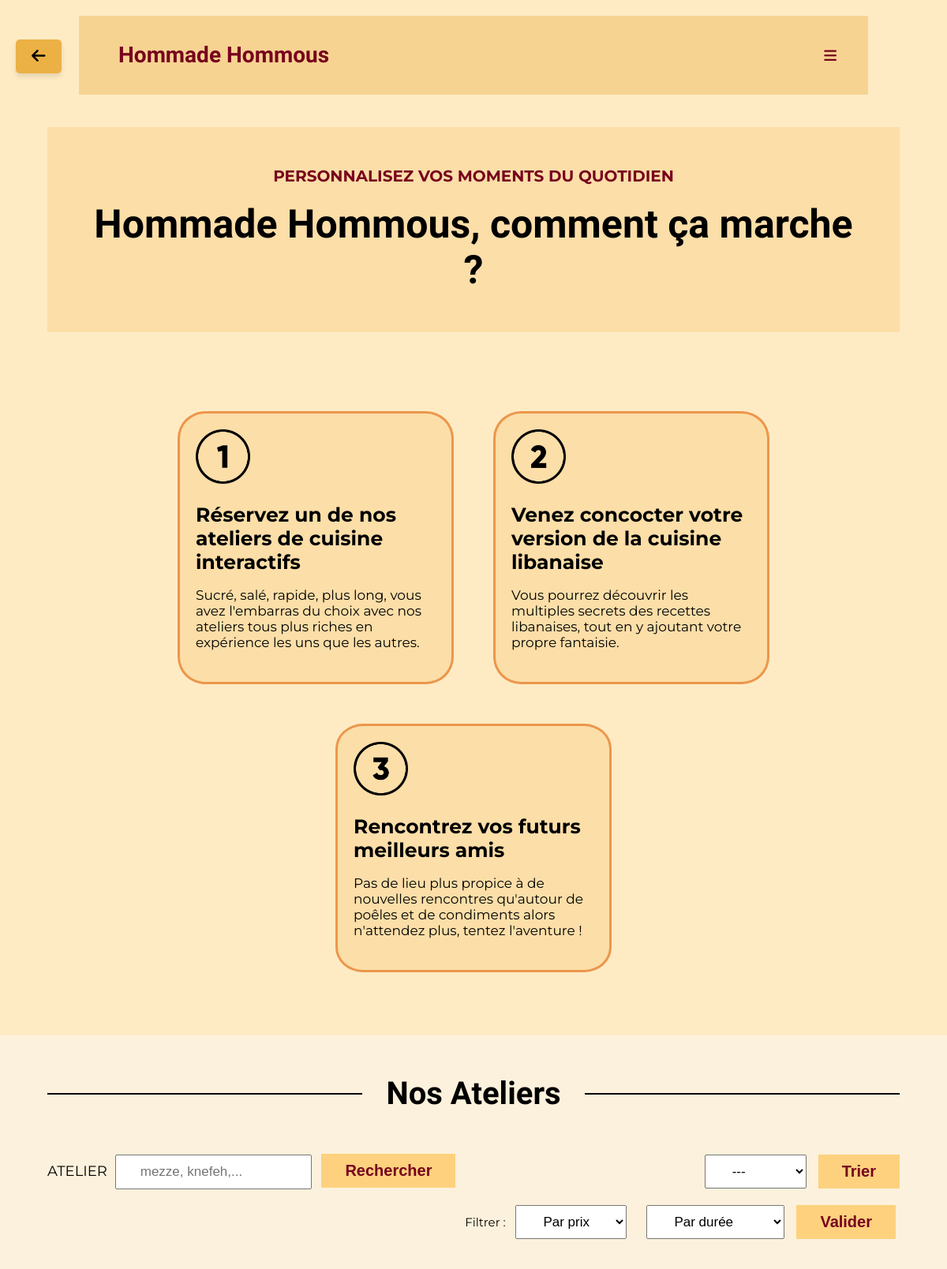
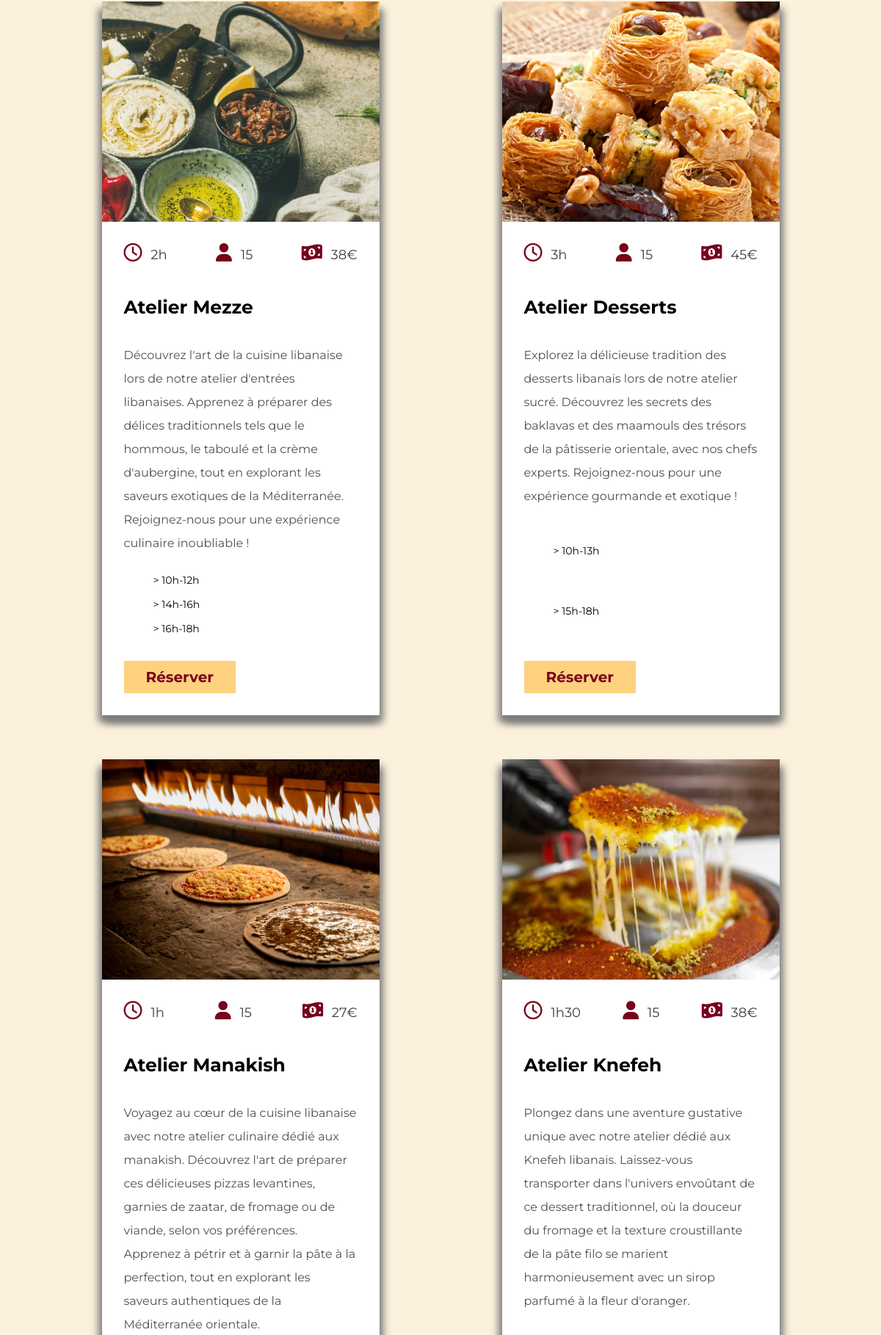
The app's page /concept.php (upper part) with its own data (2 pictures, top to bottom).
### tables this page shows
CREATE TABLE `hh_atelier` (
  `id_atelier` int(11) NOT NULL,
  `description` text NOT NULL,
  `activité` varchar(255) NOT NULL,
  `img` varchar(255) NOT NULL,
  `duree` varchar(255) NOT NULL,
  `prix` varchar(255) NOT NULL,
  `capacite` int(11) NOT NULL,
  `nom_img` varchar(30) NOT NULL,
  `resume` varchar(255) NOT NULL
);

CREATE TABLE `hh_calendrier` (
  `id_cd` bigint(20) NOT NULL,
  `heure` varchar(20) NOT NULL,
  `fk_atelier` int(11) NOT NULL
);

### concept.php (the view, shortened to what this page needs)
<?php
require 'connexion.php';
$sql = "SELECT hh_atelier.* FROM hh_atelier
        LEFT JOIN hh_calendrier ON hh_atelier.id_atelier = hh_calendrier.fk_atelier
        WHERE 1=1";
$params = array();
$sql .= " GROUP BY hh_atelier.id_atelier";
$sth = $db->prepare($sql);
$sth->execute($params);
$results = $sth->fetchAll(PDO::FETCH_OBJ);
?>
<!DOCTYPE html>
<html lang="fr">
<head>
<link rel="stylesheet" href="styles.css">
<link rel="stylesheet" href="https://cdn.jsdelivr.net/npm/swiper@11/swiper-bundle.min.css">
</head>
<body>
<header>
    <section class="header">
        <nav>
        <label for="check" class="checkbtn">
        <span class="sr-only">Burger Menu</span><i class="fas fa-bars"></i>
        </label>
        <a href="index.php" class="logo love-ya-like-a-sister-regular">Hommade Hommous</a>
        </nav>
    </section>
</header>
<button class="back-button">
    <span class="sr-only">Retour</span><i class="fas fa-arrow-left"></i>
</button>
<section class="concept" id="concept">
    <div class="heading2">
        <span>PERSONNALISEZ VOS MOMENTS DU QUOTIDIEN</span>
        <h1 class="love-ya-like-a-sister-regular">Hommade Hommous, comment ça marche ?</h1>
    </div>
    <div class="card-container">
        <div class="card">
            <img src="images/number-1.png" alt="">
            <div class="card-content">
                <h2>Réservez un de nos ateliers de cuisine interactifs</h2>
                <p>Sucré, salé, rapide, plus long, vous avez l'embarras du choix avec nos ateliers tous plus riches en expérience les uns que les autres.</p>
            </div>
        </div>
        <div class="card">
            <img src="images/number-2.png" alt="">
            <div class="card-content">
                <h2>Venez concocter votre version de la cuisine libanaise </h2>
                <p>Vous pourrez découvrir les multiples secrets des recettes libanaises, tout en y ajoutant votre propre fantaisie.</p>
            </div>
        </div>
        <div class="card">
            <img src="images/number-3.png" alt="">
            <div class="card-content">
                <h2>Rencontrez vos futurs meilleurs amis</h2>
                <p>Pas de lieu plus propice à de nouvelles rencontres qu'autour de poêles et de condiments alors n'attendez plus, tentez l'aventure !</p>
            </div>
        </div>
    </div>
</section>
<section class="ateliers_2" id="ateliers_2">
    <div class="lineh">
        <div class="line"></div>
        <h2 id="concept" class="love-ya-like-a-sister-regular">Nos Ateliers</h2>
        <div class="line"></div>
    </div>
    <br>
<div class="fonctionnalites">
        <div class="fonctions">
            <div class="search_container">
                <form method="post">
                    <label>ATELIER<input type="search" name="search" placeholder="mezze, knefeh,..." class="search"></label>
                    <input type="submit" name="submit" value="Rechercher" class="btn">
                </form>
            </div>
            <div class="tri_container">
                <select id="critere" class="tri">
                    <option value="">---</option>
                </select>
                <button id="triButton" class="btn">Trier</button>
            </div>
        </div>
        <div class="filtre_container">
            <form action="concept.php" method="POST">
                <label for="prix"><span>Filtrer :</span>
                    <select name="prix" id="prix" class="filtre">
                        <option value="">Par prix</option>
                    </select>
                </label>
                <select name="duree" id="duree" class="filtre">
                    <option value="">Par durée</option>
                </select>
                <input type="submit" name="filtrer" value="Valider" class="btn">
                <br>
            </form>
        </div>
</div>
<div class="swiper" id="AteliersList">
<?php
if ($results) {
    foreach ($results as $row) {
        echo '<div class="slide" data-prix="' . ($row->prix) . '" data-duree="' . ($row->duree) . '">
                <div class="image">
                    <img src="' . ($row->img) . '" alt="">
                    <span>' . ($row->nom_img) . '</span>
                </div>
                <div class="content">
                    <div class="icon">
                        <span name="duree" id="duree"><i class="fa-regular fa-clock"></i> ' . ($row->duree) . '</span>
                        <span><i class="fas fa-user"></i> ' . ($row->capacite) . ' </span>
                        <span name="prix" id="prix"><i class="fa-solid fa-money-bill-1-wave"></i> ' . ($row->prix) . ' </span>
                    </div>
                    <h3 class="title">' . ($row->activité) . '</h3>
                    <p>' . ($row->description) . '</p>';
            $atelier = $row->id_atelier;
            $requete = "SELECT * FROM hh_calendrier WHERE fk_atelier = :atelier";
            $stmt = $db->prepare($requete);
            $stmt->bindParam(':atelier', $atelier);
            $stmt->execute();
            $resultat = $stmt->fetchAll();
            foreach ($resultat as $hh_calendrier) {
                echo '<span class="horaires"> > ' . ($hh_calendrier["heure"]) . '</span>';
            }
        echo '<a href="reserve.php?id_atelier=' . ($row->id_atelier) . '" class="btn">Réserver</a>
            </div>
        </div>';
    }
} else {
    echo '<p class="no_result">Aucun résultat trouvé.</p>';
}
?>
    </div>
</section>
</body>
</html>

### records on screen
hh_atelier: img (picture), duree "2h", capacite "15", prix "38€", activité "Atelier Mezze", description "Découvrez l'art de la cuisine libanaise lors de notre atelier d'entrées libanaises. Apprenez à préparer des délices traditionnels tels que le hommous, le taboulé et la crème d'aubergine, tout en explorant les saveurs exotiques de la Méditerranée. Rejoignez-nous pour une expérience culinaire inoubliable !"
hh_calendrier: heure "10h-12h"
hh_calendrier: heure "14h-16h"
hh_calendrier: heure "16h-18h"
hh_atelier: img (picture), duree "3h", capacite "15", prix "45€", activité "Atelier Desserts", description "Explorez la délicieuse tradition des desserts libanais lors de notre atelier sucré. Découvrez les secrets des baklavas et des maamouls des trésors de la pâtisserie orientale, avec nos chefs experts. Rejoignez-nous pour une expérience gourmande et exotique !"
hh_calendrier: heure "10h-13h"
hh_calendrier: heure "15h-18h"
hh_atelier: img (picture), duree "1h", capacite "15", prix "27€", activité "Atelier Manakish", description "Voyagez au cœur de la cuisine libanaise avec notre atelier culinaire dédié aux manakish. Découvrez l'art de préparer ces délicieuses pizzas levantines, garnies de zaatar, de fromage ou de viande, selon vos préférences. Apprenez à pétrir et à garnir la pâte à la perfection, tout en explorant les saveurs authentiques de la Méditerranée orientale."
hh_atelier: img (picture), duree "1h30", capacite "15", prix "38€", activité "Atelier Knefeh", description "Plongez dans une aventure gustative unique avec notre atelier dédié aux Knefeh libanais. Laissez-vous transporter dans l'univers envoûtant de ce dessert traditionnel, où la douceur du fromage et la texture croustillante de la pâte filo se marient harmonieusement avec un sirop parfumé à la fleur d'oranger."
